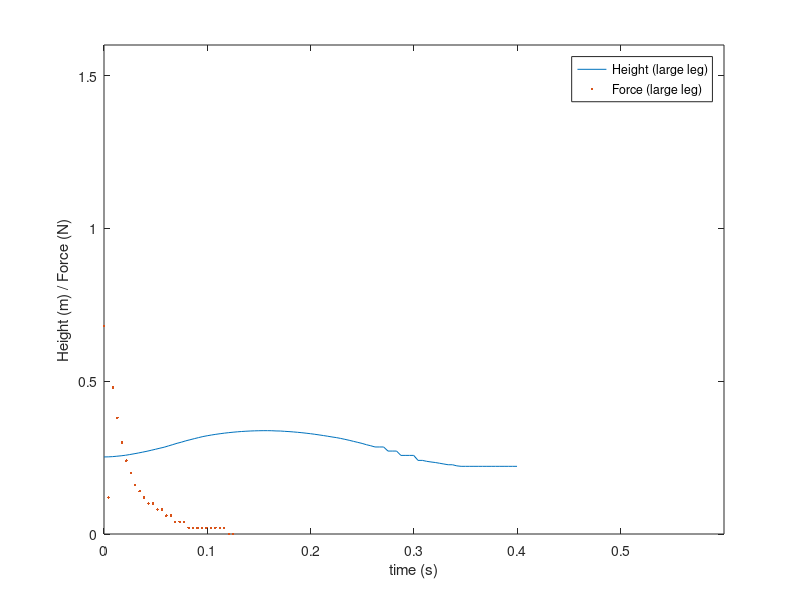

Recreate this plot in MATLAB.
trial1Pos = csvread('position4.csv');
trial2Pos = csvread('position5.csv');

trial1Start = trial1Pos(5,3);
trial2Start = trial2Pos(5,3);

trial1Max = max(trial1Pos(:,3));
trial2Max = max(trial2Pos(:,3));

trial1Dif = trial1Max-trial1Start;
trial2Dif = trial2Max-trial2Start;

averageDif = mean([trial1Dif trial2Dif])

leg_length = .095;
jumpHeight = averageDif - leg_length + .015

height = trial2Pos(666:762,3);
time = trial2Pos(666:762,1) - trial2Pos(666,1);

trial2Force = csvread('force4.csv');
force = trial2Force(1:30,2);
weight = .38;
tf = .2969;
t0 = .1719;
dt = tf-t0;
time2 = linspace(0, dt, 30)';
plot(time, height)
hold on
plot(time2, force, '.')
axis([0, .6, 0, 1.6]);
legend('Height (large leg)', 'Force (large leg)', 'Height (small leg)', 'Force (small leg)');
xlabel('time (s)');
ylabel('Height (m) / Force (N)');